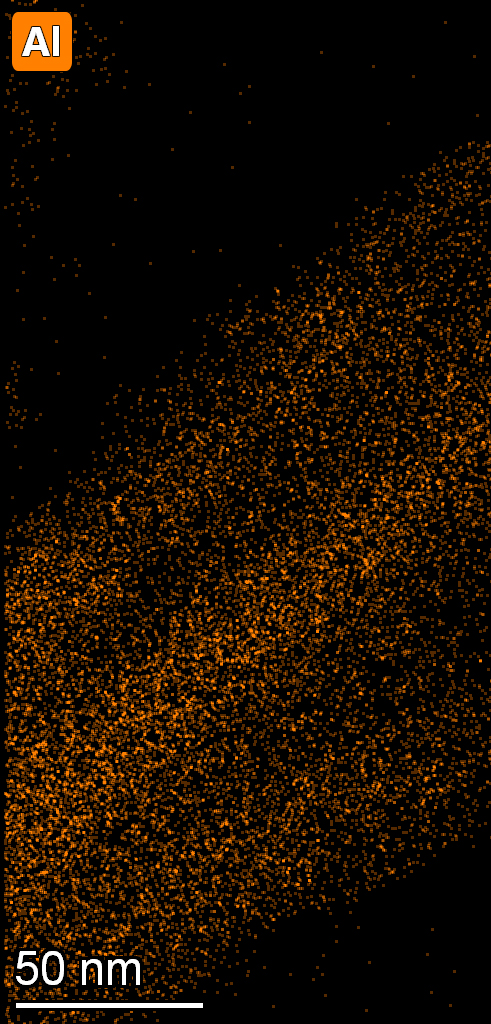
#> input picture list_1/Image_pixel_recognition/AI.jpg, 491 x 1024 px
$ python h3.py
#> lines starting #> are read from the running program, lines starting #| are printed output that depends on the picture; after the words box and inside, x2 and y2 are one past the last pixel; in counts of white or black regions, pixels touching at a corner belong together
import cv2
import numpy as np

# 加载图像
image_AI = cv2.imread("AI.jpg")
#> image_AI is the input picture: shape (1024, 491, 3); mean B, G, R 1.8, 13.9, 26.4
image_Fe = cv2.imread("Fe.jpg")
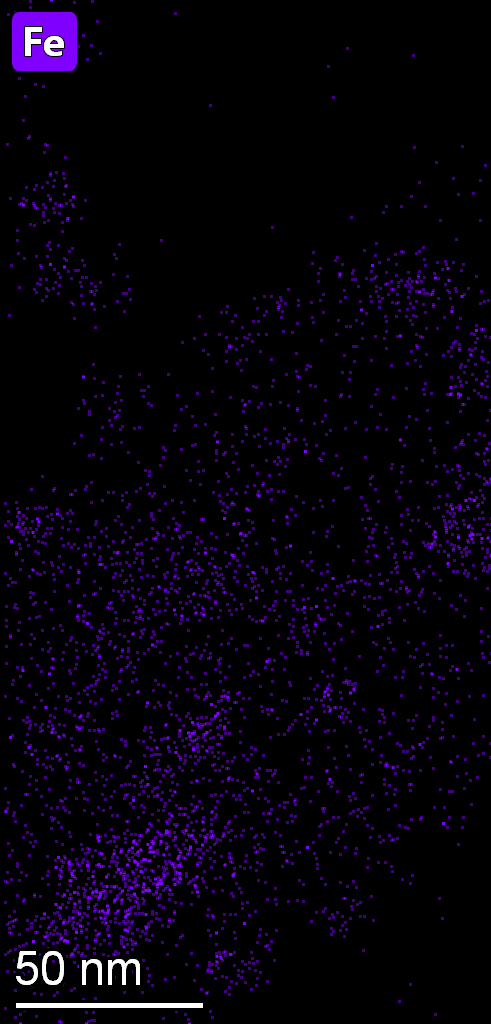
#> input picture list_1/Image_pixel_recognition/Fe.jpg, 491 x 1024 px
#> image_Fe is the input picture: shape (1024, 491, 3); mean B, G, R 11.7, 1.5, 6.6
image_P = cv2.imread("P.jpg")
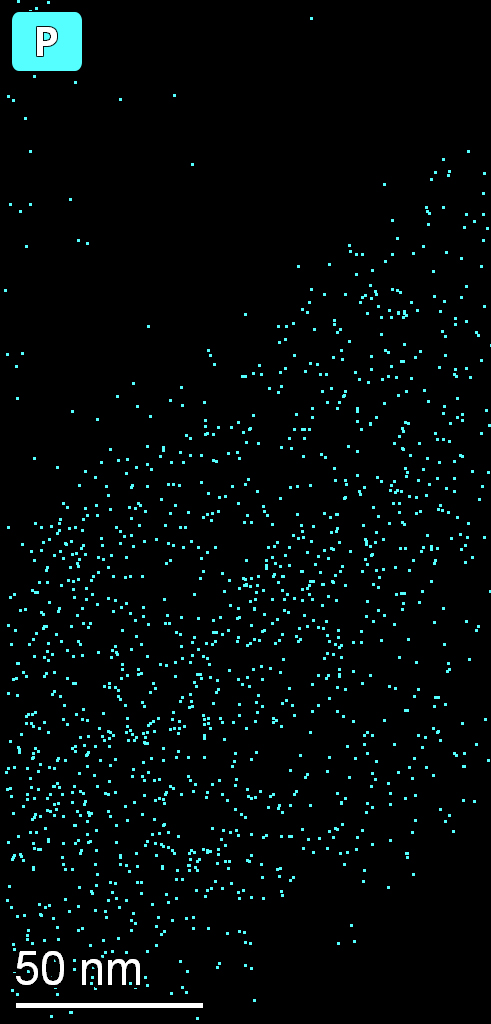
#> input picture list_1/Image_pixel_recognition/P.jpg, 491 x 1024 px
#> image_P is the input picture: shape (1024, 491, 3); mean B, G, R 9.6, 9.5, 4.1

# 将图像转换为HSV颜色空间
image_AI_hsv = cv2.cvtColor(image_AI, cv2.COLOR_BGR2HSV)
#> image_AI_hsv: shape (1024, 491, 3); mean H, S, V 22.7, 127.1, 26.7
image_Fe_hsv = cv2.cvtColor(image_Fe, cv2.COLOR_BGR2HSV)
#> image_Fe_hsv: shape (1024, 491, 3); mean H, S, V 24.3, 69.2, 11.9
image_P_hsv = cv2.cvtColor(image_P, cv2.COLOR_BGR2HSV)
#> image_P_hsv: shape (1024, 491, 3); mean H, S, V 12.4, 39.4, 9.7

# 定义颜色范围
color_ranges = {
    "AI": {
        "lower": np.array([10, 0, 5]),
        "upper": np.array([20, 255, 255]),
    },
    "Fe": {
        "lower": np.array([130, 0, 5]),
        "upper": np.array([140, 255, 255]),
    },
    "P": {
        "lower": np.array([90, 0, 5]),
        "upper": np.array([100, 255, 255]),
    },
}

# 创建掩码函数
def create_mask(image, color_range):
    mask = cv2.inRange(image, color_range["lower"], color_range["upper"])
    return mask

# 创建重叠图像函数
def create_overlap_image(mask1, mask2, mask3):
    tmp = cv2.bitwise_and(mask1, mask2)
    overlap = cv2.bitwise_and(mask3, tmp)

    return overlap

# 统计重叠像素数函数
def count_overlapping_pixels(overlap):
    count = cv2.countNonZero(overlap)
    return count

# 统计三种元素重叠情况
overlap_AI_Fe_P = create_overlap_image(create_mask(image_AI_hsv, color_ranges["AI"]),
                                        create_mask(image_Fe_hsv, color_ranges["Fe"]),
                                        create_mask(image_P_hsv, color_ranges["P"]))
#> in create_mask, `mask = cv2.inRange(image, color_range["lower"], color_range["upper"])`:
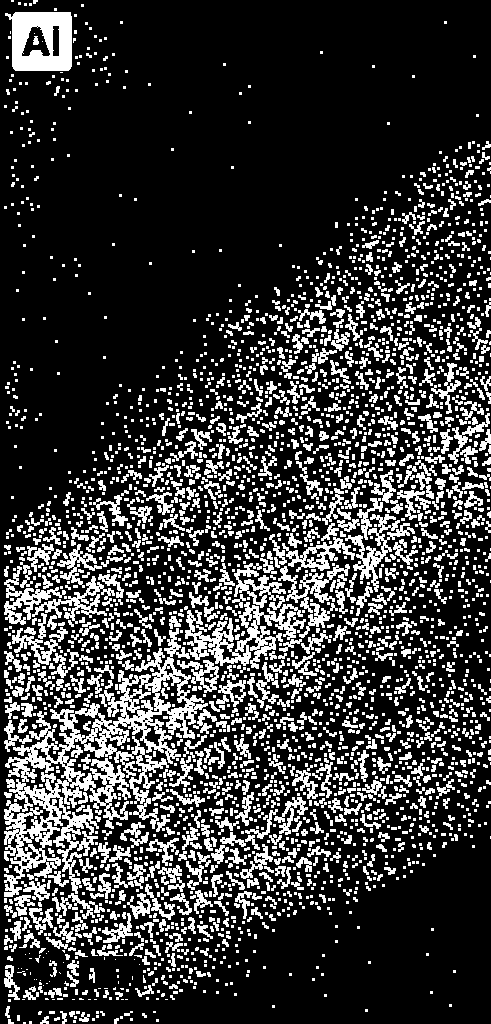
#> mask: shape (1024, 491); 22.3% white; 3369 white regions (2315 under 20 px), largest, box (x1, y1, x2, y2) and area: (4, 628, 208, 897) 14509, (185, 602, 306, 669) 2951, (5, 12, 72, 71) 2898
#> in create_mask (call 2), `mask = cv2.inRange(image, color_range["lower"], color_range["upper"])`:
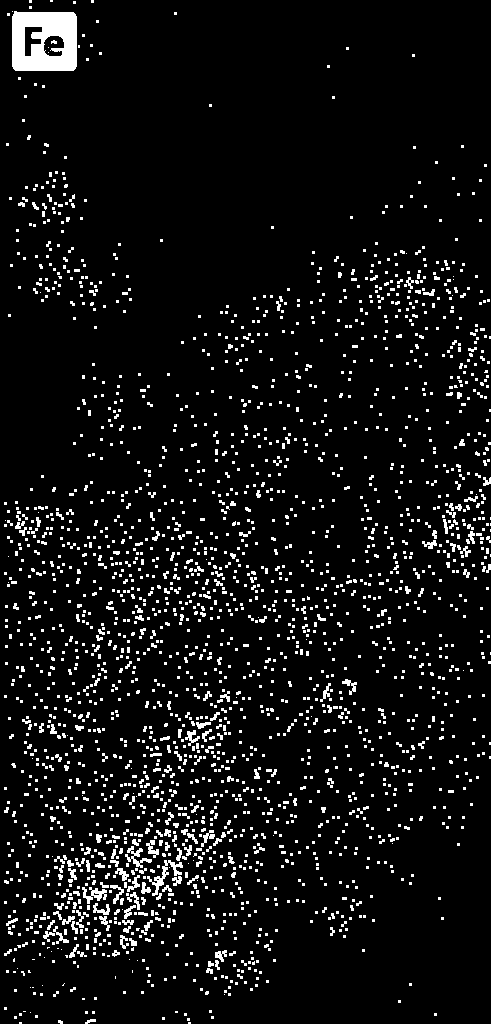
#> mask: shape (1024, 491); 6.9% white; 2484 white regions (2253 under 20 px), largest, box (x1, y1, x2, y2) and area: (12, 11, 77, 71) 3228, (147, 860, 183, 896) 315, (82, 887, 107, 904) 206
#> in create_mask (call 3), `mask = cv2.inRange(image, color_range["lower"], color_range["upper"])`:
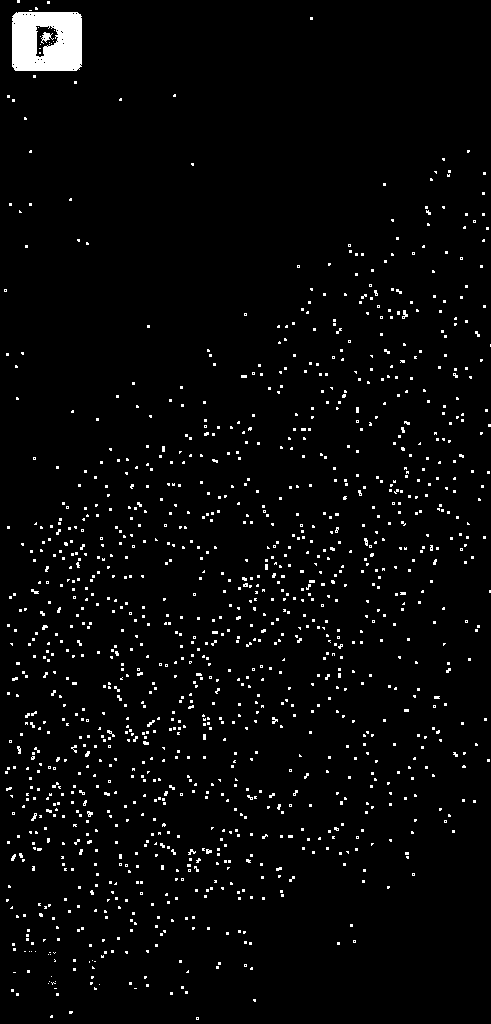
#> mask: shape (1024, 491); 3.1% white; 1275 white regions (1256 under 20 px), largest, box (x1, y1, x2, y2) and area: (12, 12, 82, 71) 3641, (41, 32, 54, 44) 69, (402, 310, 408, 319) 31
#> in create_overlap_image, `tmp = cv2.bitwise_and(mask1, mask2)`:
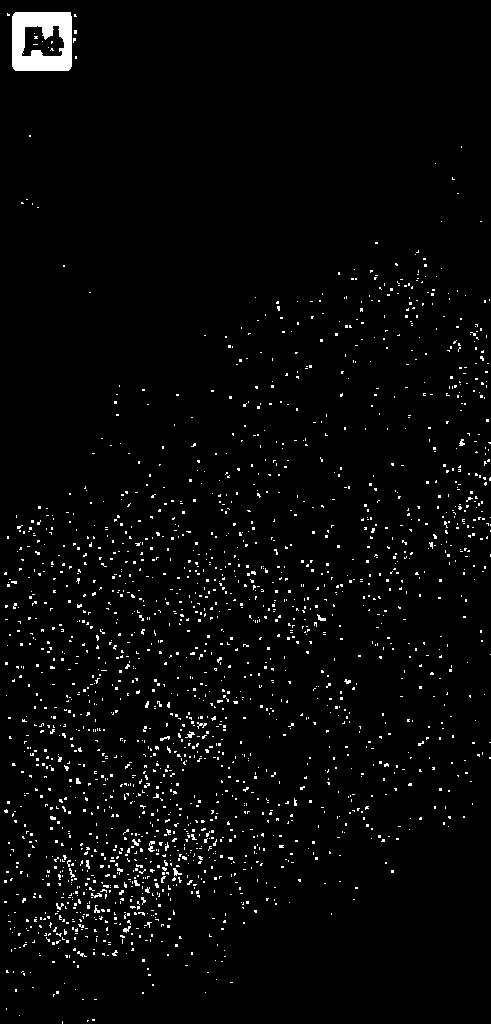
#> tmp: shape (1024, 491); 2.7% white; 2067 white regions (2046 under 20 px), largest, box (x1, y1, x2, y2) and area: (12, 12, 72, 71) 2625, (148, 841, 155, 852) 41, (173, 868, 182, 876) 34
#> in create_overlap_image, `overlap = cv2.bitwise_and(mask3, tmp)`:
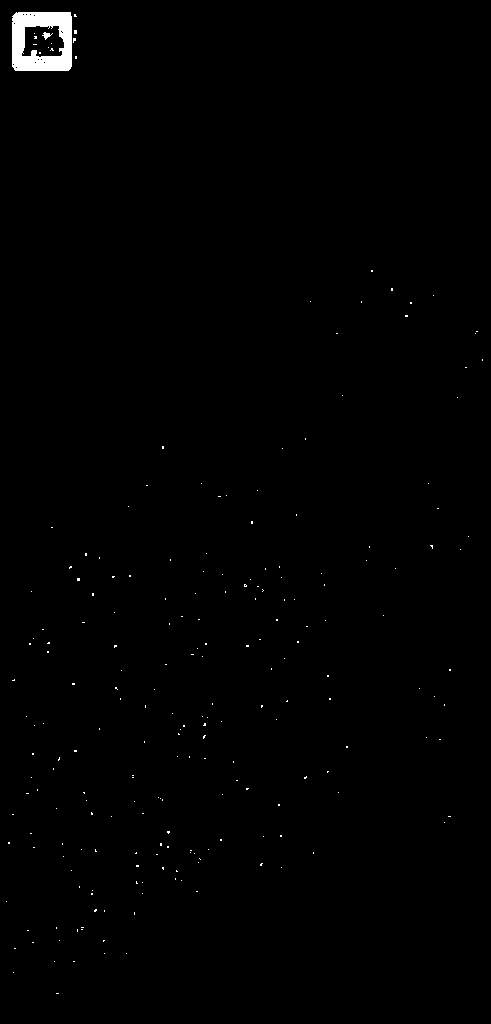
#> overlap: shape (1024, 491); 0.61% white; 222 white regions (220 under 20 px), largest, box (x1, y1, x2, y2) and area: (12, 12, 72, 71) 2458, (42, 32, 53, 40) 39

# 统计重叠像素数
count_AI_Fe_P = count_overlapping_pixels(overlap_AI_Fe_P)
#> in count_overlapping_pixels, `count = cv2.countNonZero(overlap)`: count = 3088
#> count_AI_Fe_P = 3088

# 打印结果
print("AI, Fe, and P overlapping pixels:", count_AI_Fe_P)
#| AI, Fe, and P overlapping pixels: 3088

# 展示重叠情况
cv2.imshow("AI, Fe, and P overlap", overlap_AI_Fe_P)
cv2.waitKey(0)
cv2.destroyAllWindows()
